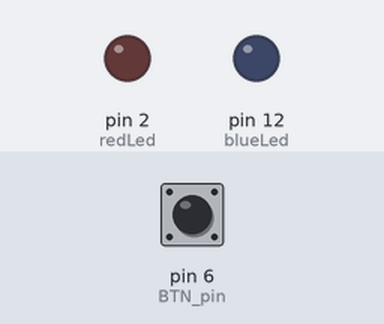
A sketch run on a simulated Arduino Uno, built with avr-gcc and run on an emulated ATmega328P. Parts: output pins drawn as LEDs (lit = HIGH). The inputs (shaded band) are chosen by the test bench; at power-on: pin 6 (BTN_pin) HIGH.

Above: at 1.2 s.
1.3 s: pin 6 (BTN_pin) pulled LOW for 0.15 s
At 2.5 s:
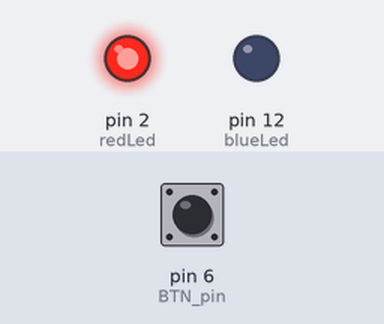
2.9 s: pin 6 (BTN_pin) pulled LOW for 1 s
At 3.7 s:
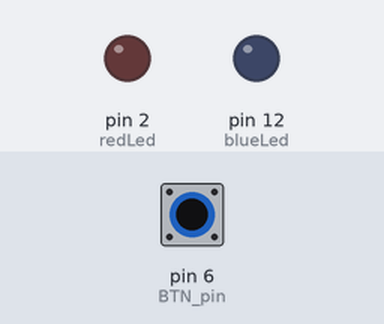
5.4 s: pin 6 (BTN_pin) pulled LOW for 3.2 s
At 6.8 s:
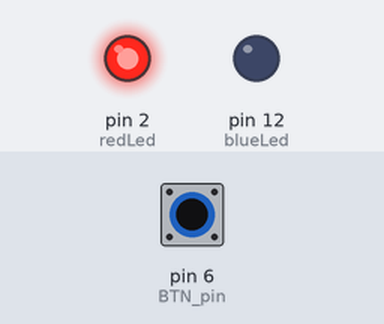
Timing chart, 0 to 8.4 s (numbered marks = the images above; inputs shaded):
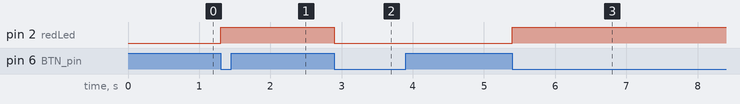

The sketch:

sketch_mar12a.ino
```cpp
#define NUMBER_OF_LEDS 2

#define BTN_pin 6
#define blueLed 12
#define redLed 2

int ledsPin[NUMBER_OF_LEDS] = { redLed, blueLed };
bool LedIsOn[NUMBER_OF_LEDS];

void ToggleLed(int chnl) {
  if (LedIsOn[chnl]) {
    TurnLedOff(chnl);
  } else {
    TurnLedOn(chnl);
  }
}


void TurnLedOn(int chnl) {
  LedIsOn[chnl] = true;
  digitalWrite(ledsPin[chnl], HIGH);
}

void TurnLedOff(int chnl) {
  LedIsOn[chnl] = false;
  digitalWrite(ledsPin[chnl], LOW);
}


void setup() {
  Serial.begin(9600);
  pinMode(blueLed, OUTPUT);
  pinMode(redLed, OUTPUT);
  pinMode(BTN_pin, INPUT_PULLUP);
  for (int k = 0; k < NUMBER_OF_LEDS; k++) {
    pinMode(ledsPin[k], OUTPUT);
    TurnLedOff(k);
  }
  unsigned long current_time;
  current_time = millis();
}

int CurrBtn;
int LastBtn;

void loop() {
  CurrBtn = digitalRead(BTN_pin);
  if ((CurrBtn == LOW) && (LastBtn == HIGH)) {
    ToggleLed(0);
  }
  LastBtn = CurrBtn;
}
```

Measured:
- after the input at 1.3 s, pin 2 (redLed): LOW → HIGH at once
- after the input at 2.9 s, pin 2 (redLed): HIGH → LOW at once
- after the input at 5.4 s, pin 2 (redLed): LOW → HIGH at once
